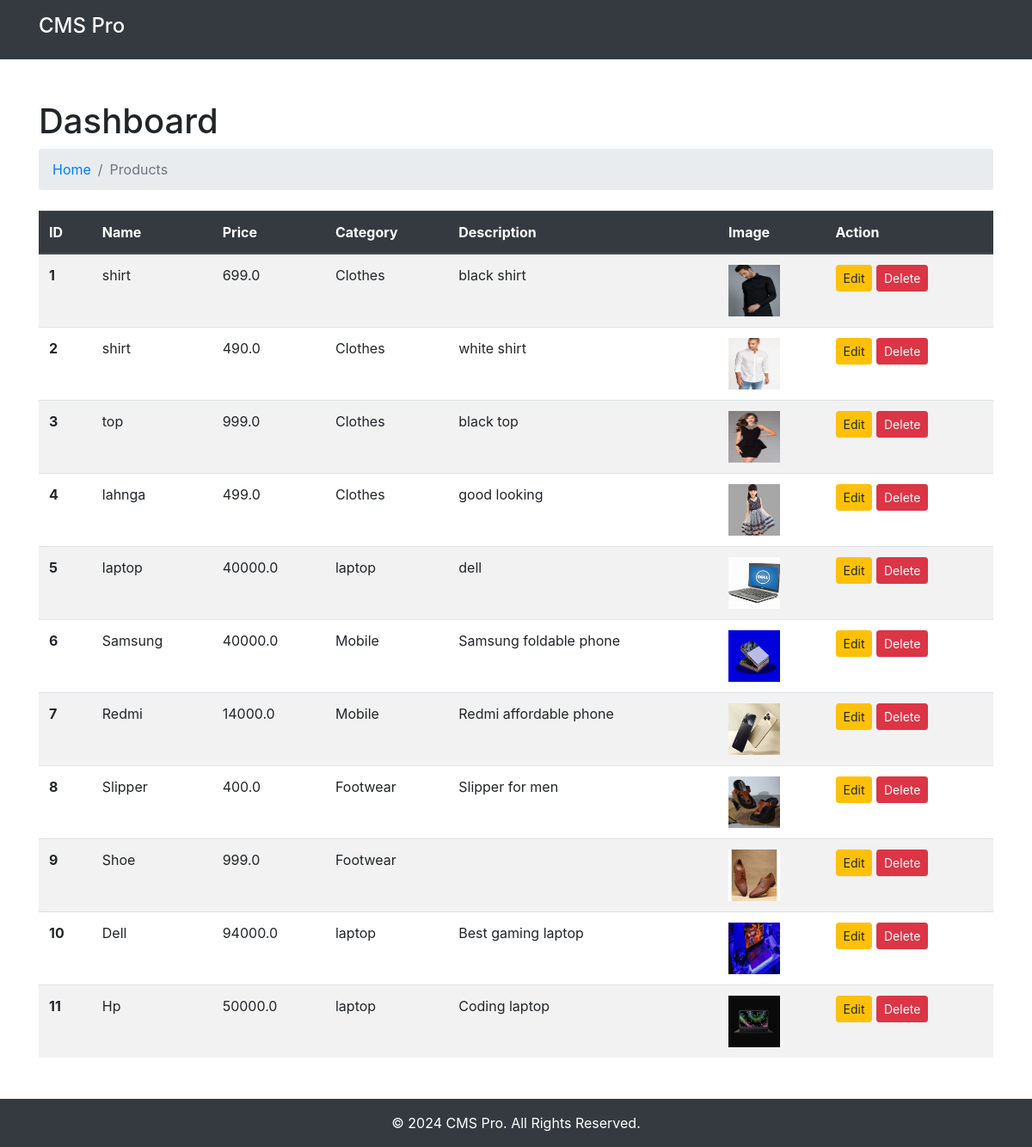
Page /admin_panel/view_product/ (signed in) on the committed database.
### adminapk/models.py (models this page shows, shortened)
class Product(models.Model):
    name = models.CharField(max_length=50)
    price = models.FloatField()
    category = models.ForeignKey(Category, on_delete=models.CASCADE, null=True)
    des = models.CharField(max_length=100)
    image = models.FileField(upload_to='uploads/products/')

class Category(models.Model):
    name = models.CharField(max_length=50)
    des = models.CharField(max_length=100)

### adminapk/views.py (the view)
# urls.py: path('view_product/',views.view_product,name='view_product'),
def view_product(request):
    if 'admin_email' not in request.session:
        return redirect('/admin_panel/admin_login')
    prods=Product.objects.all()
    return render(request,'view_product.html',{'prods':prods})

### templates/view_product.html (shortened to what this page needs)
<!DOCTYPE html>
<html lang="en">
<head>
    <link href="https://stackpath.bootstrapcdn.com/bootstrap/4.5.2/css/bootstrap.min.css" rel="stylesheet">
</head>
<body>
    <header class="bg-dark text-white p-3 d-flex align-items-center">
        <div class="container d-flex justify-content-between">
            <a href="index.html" class="text-white text-decoration-none">
                <h1 class="h4">CMS Pro</h1>
            </a>
        </div>
    </header>
    <main class="main mt-5">
        <div class="container">
            <div class="pagetitle mb-4">
                <h1>Dashboard</h1>
                <nav>
                    <ol class="breadcrumb">
                        <li class="breadcrumb-item"><a href="index.html">Home</a></li>
                        <li class="breadcrumb-item active">Products</li>
                    </ol>
                </nav>
            </div>
            <table class="table table-striped">
                <thead class="thead-dark">
                    <tr>
                        <th scope="col">ID</th>
                        <th scope="col">Name</th>
                        <th scope="col">Price</th>
                        <th scope="col">Category</th>
                        <th scope="col">Description</th>
                        <th scope="col">Image</th>
                        <th scope="col">Action</th>
                    </tr>
                </thead>
                <tbody>
                    {% for p in prods %}
                    <tr>
                        <th scope="row">{{ p.id }}</th>
                        <td>{{ p.name }}</td>
                        <td>{{ p.price }}</td>
                        <td>{{ p.category.name }}</td>
                        <td>{{ p.des }}</td>
                        <td><img src="{{ p.image.url }}" alt="{{ p.name }}" class="img-fluid" style="height: 60px; width: 60px;"></td>
                        <td>
                            <a href="{% url "editproduct" p.id %}" class="btn btn-warning btn-sm">Edit</a>
                            <a href="{% url 'deleteproduct' p.id %}" class="btn btn-danger btn-sm">Delete</a>
                        </td>
                    </tr>
                    {% endfor %}
                </tbody>
            </table>
        </div>
    </main>
    <footer class="footer bg-dark text-white text-center py-3 mt-5">
        <div class="container">
            &copy; 2024 CMS Pro. All Rights Reserved.
        </div>
    </footer>
</body>
</html>

### rows in the picture
Product: id "1", name "shirt", price "699.0", category.name "Clothes", des "black shirt", image (picture)
Product: id "2", name "shirt", price "490.0", category.name "Clothes", des "white shirt", image (picture)
Product: id "3", name "top", price "999.0", category.name "Clothes", des "black top", image (picture)
Product: id "4", name "lahnga", price "499.0", category.name "Clothes", des "good looking", image (picture)
Product: id "5", name "laptop", price "40000.0", category.name "laptop", des "dell", image (picture)
Product: id "6", name "Samsung", price "40000.0", category.name "Mobile", des "Samsung foldable phone", image (picture)
Product: id "7", name "Redmi", price "14000.0", category.name "Mobile", des "Redmi affordable phone", image (picture)
Product: id "8", name "Slipper", price "400.0", category.name "Footwear", des "Slipper for men", image (picture)
Product: id "9", name "Shoe", price "999.0", category.name "Footwear", image (picture)
Product: id "10", name "Dell", price "94000.0", category.name "laptop", des "Best gaming laptop", image (picture)
Product: id "11", name "Hp", price "50000.0", category.name "laptop", des "Coding laptop", image (picture)
